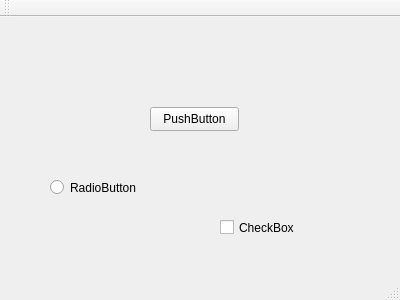
<?xml version="1.0" encoding="UTF-8"?>
<ui version="4.0">
 <class>MainWindow</class>
 <widget class="QMainWindow" name="MainWindow">
  <property name="geometry">
   <rect>
    <x>0</x>
    <y>0</y>
    <width>400</width>
    <height>300</height>
   </rect>
  </property>
  <property name="windowTitle">
   <string>MainWindow</string>
  </property>
  <widget class="QWidget" name="centralWidget">
   <widget class="QPushButton" name="pushButton">
    <property name="geometry">
     <rect>
      <x>150</x>
      <y>90</y>
      <width>89</width>
      <height>24</height>
     </rect>
    </property>
    <property name="text">
     <string>PushButton</string>
    </property>
   </widget>
   <widget class="QRadioButton" name="radioButton">
    <property name="geometry">
     <rect>
      <x>50</x>
      <y>160</y>
      <width>117</width>
      <height>21</height>
     </rect>
    </property>
    <property name="text">
     <string>RadioButton</string>
    </property>
   </widget>
   <widget class="QCheckBox" name="checkBox">
    <property name="geometry">
     <rect>
      <x>220</x>
      <y>200</y>
      <width>93</width>
      <height>21</height>
     </rect>
    </property>
    <property name="text">
     <string>CheckBox</string>
    </property>
   </widget>
  </widget>
  <widget class="QMenuBar" name="menuBar">
   <property name="geometry">
    <rect>
     <x>0</x>
     <y>0</y>
     <width>400</width>
     <height>25</height>
    </rect>
   </property>
  </widget>
  <widget class="QToolBar" name="mainToolBar">
   <attribute name="toolBarArea">
    <enum>TopToolBarArea</enum>
   </attribute>
   <attribute name="toolBarBreak">
    <bool>false</bool>
   </attribute>
  </widget>
  <widget class="QStatusBar" name="statusBar"/>
 </widget>
 <layoutdefault spacing="6" margin="11"/>
 <resources/>
 <connections/>
</ui>
